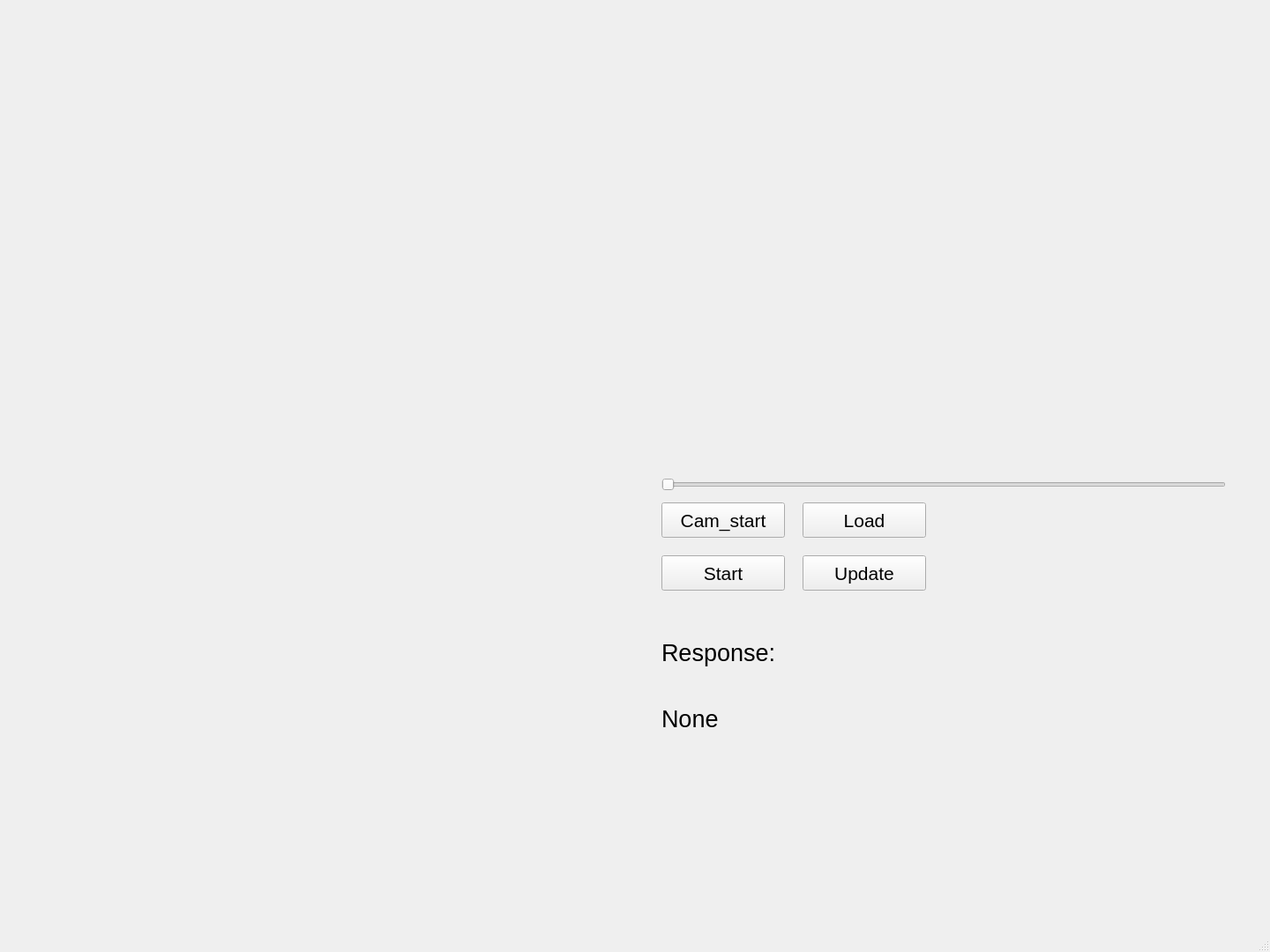
<?xml version="1.0" encoding="UTF-8"?>
<ui version="4.0">
 <class>MainWindow</class>
 <widget class="QMainWindow" name="MainWindow">
  <property name="geometry">
   <rect>
    <x>0</x>
    <y>0</y>
    <width>1440</width>
    <height>1080</height>
   </rect>
  </property>
  <property name="font">
   <font>
    <pointsize>12</pointsize>
   </font>
  </property>
  <property name="windowTitle">
   <string>MainWindow</string>
  </property>
  <widget class="QWidget" name="centralwidget">
   <widget class="QPushButton" name="pushButton_start_video">
    <property name="geometry">
     <rect>
      <x>750</x>
      <y>630</y>
      <width>140</width>
      <height>40</height>
     </rect>
    </property>
    <property name="font">
     <font>
      <pointsize>16</pointsize>
     </font>
    </property>
    <property name="text">
     <string>Start</string>
    </property>
   </widget>
   <widget class="QLabel" name="label_samplelabel">
    <property name="geometry">
     <rect>
      <x>70</x>
      <y>510</y>
      <width>111</width>
      <height>51</height>
     </rect>
    </property>
    <property name="text">
     <string/>
    </property>
   </widget>
   <widget class="QPushButton" name="pushButton_load_video">
    <property name="geometry">
     <rect>
      <x>910</x>
      <y>570</y>
      <width>140</width>
      <height>40</height>
     </rect>
    </property>
    <property name="font">
     <font>
      <pointsize>16</pointsize>
     </font>
    </property>
    <property name="text">
     <string>Load</string>
    </property>
   </widget>
   <widget class="QPushButton" name="pushButton_camstart">
    <property name="geometry">
     <rect>
      <x>750</x>
      <y>570</y>
      <width>140</width>
      <height>40</height>
     </rect>
    </property>
    <property name="font">
     <font>
      <pointsize>16</pointsize>
     </font>
    </property>
    <property name="text">
     <string>Cam_start</string>
    </property>
   </widget>
   <widget class="QLabel" name="label_poselabel">
    <property name="geometry">
     <rect>
      <x>1350</x>
      <y>750</y>
      <width>131</width>
      <height>51</height>
     </rect>
    </property>
    <property name="text">
     <string/>
    </property>
   </widget>
   <widget class="QLabel" name="label_frame_count">
    <property name="geometry">
     <rect>
      <x>480</x>
      <y>710</y>
      <width>141</width>
      <height>41</height>
     </rect>
    </property>
    <property name="text">
     <string/>
    </property>
   </widget>
   <widget class="QLabel" name="label_response">
    <property name="geometry">
     <rect>
      <x>750</x>
      <y>710</y>
      <width>181</width>
      <height>61</height>
     </rect>
    </property>
    <property name="font">
     <font>
      <pointsize>20</pointsize>
     </font>
    </property>
    <property name="text">
     <string>Response:</string>
    </property>
   </widget>
   <widget class="QLabel" name="label_response_show">
    <property name="geometry">
     <rect>
      <x>750</x>
      <y>770</y>
      <width>351</width>
      <height>91</height>
     </rect>
    </property>
    <property name="font">
     <font>
      <pointsize>20</pointsize>
     </font>
    </property>
    <property name="text">
     <string>None</string>
    </property>
   </widget>
   <widget class="QWidget" name="verticalLayoutWidget">
    <property name="geometry">
     <rect>
      <x>1190</x>
      <y>670</y>
      <width>171</width>
      <height>151</height>
     </rect>
    </property>
    <layout class="QVBoxLayout" name="Vertalayout_live"/>
   </widget>
   <widget class="QPushButton" name="pushButton_update">
    <property name="geometry">
     <rect>
      <x>910</x>
      <y>630</y>
      <width>140</width>
      <height>40</height>
     </rect>
    </property>
    <property name="font">
     <font>
      <pointsize>16</pointsize>
     </font>
    </property>
    <property name="text">
     <string>Update</string>
    </property>
   </widget>
   <widget class="QWidget" name="verticalLayoutWidget_2">
    <property name="geometry">
     <rect>
      <x>20</x>
      <y>550</y>
      <width>651</width>
      <height>481</height>
     </rect>
    </property>
    <layout class="QVBoxLayout" name="Vertalayout_video"/>
   </widget>
   <widget class="QLabel" name="QLabel_live_img">
    <property name="enabled">
     <bool>true</bool>
    </property>
    <property name="geometry">
     <rect>
      <x>25</x>
      <y>30</y>
      <width>640</width>
      <height>480</height>
     </rect>
    </property>
    <property name="text">
     <string/>
    </property>
   </widget>
   <widget class="QSlider" name="horizontalSlider">
    <property name="geometry">
     <rect>
      <x>750</x>
      <y>540</y>
      <width>640</width>
      <height>20</height>
     </rect>
    </property>
    <property name="orientation">
     <enum>Qt::Horizontal</enum>
    </property>
   </widget>
  </widget>
  <widget class="QMenuBar" name="menubar">
   <property name="geometry">
    <rect>
     <x>0</x>
     <y>0</y>
     <width>1440</width>
     <height>28</height>
    </rect>
   </property>
  </widget>
  <widget class="QStatusBar" name="statusbar"/>
 </widget>
 <resources/>
 <connections/>
</ui>
